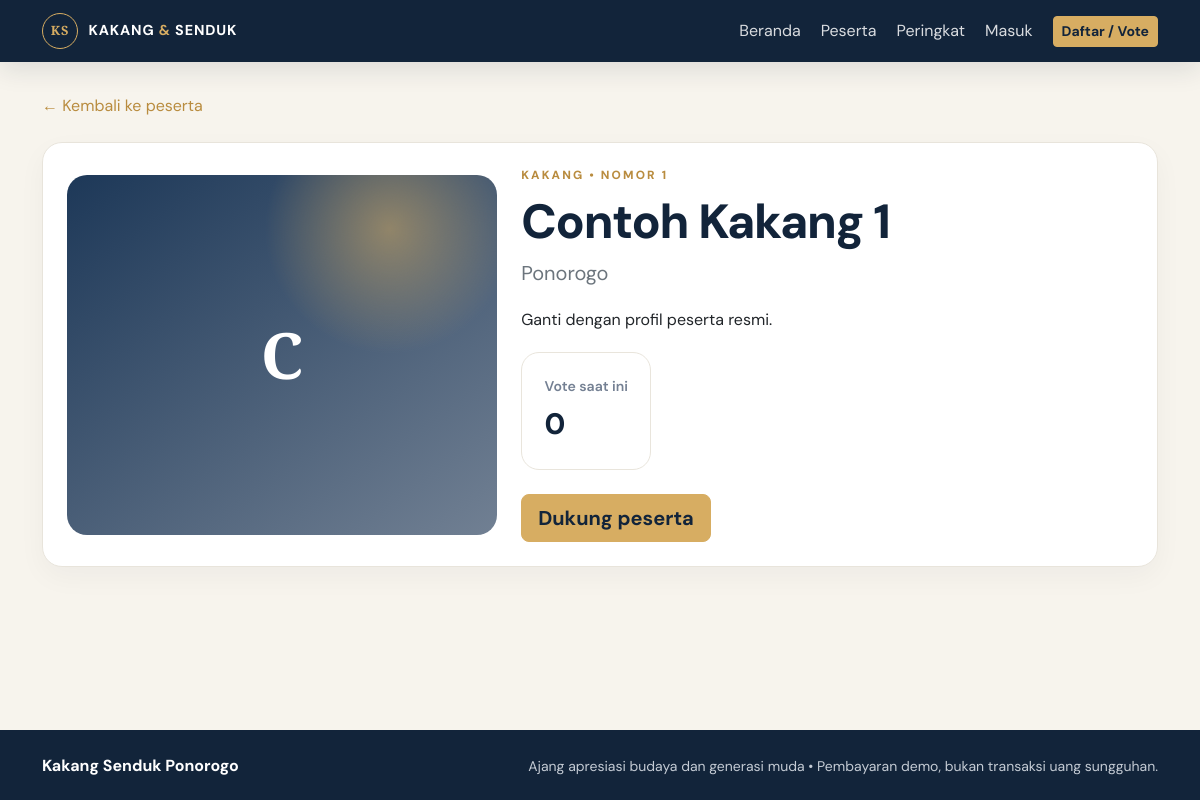
Screenshot of /detail.php?id=1 with the database file from the repository.
### tables this page shows
CREATE TABLE IF NOT EXISTS participants (
 id INT AUTO_INCREMENT PRIMARY KEY,
 number INT NOT NULL UNIQUE,
 name VARCHAR(120) NOT NULL,
 category ENUM('Kakang','Senduk') NOT NULL,
 origin VARCHAR(120) DEFAULT '',
 bio TEXT,
 photo VARCHAR(255) DEFAULT '',
 active TINYINT(1) NOT NULL DEFAULT 1,
 created_at TIMESTAMP DEFAULT CURRENT_TIMESTAMP
);

### detail.php (the view, shortened to what this page needs)
<?php
require 'config.php';
require 'partials.php';
$id = filter_input(INPUT_GET, 'id', FILTER_VALIDATE_INT);
$stmt = $pdo->prepare("
    SELECT p.*, COALESCE(SUM(v.quantity), 0) AS total_vote
    FROM participants p
    LEFT JOIN votes v ON v.participant_id = p.id
    WHERE p.id = ? AND p.active = 1
    GROUP BY p.id
");
$stmt->execute([$id ?: 0]);
$participant = $stmt->fetch();
?>
<div class="mb-4"><a href="participants.php" class="text-decoration-none">← Kembali ke peserta</a></div>
<article class="card p-3 p-md-4">
    <div class="row g-4 align-items-center">
        <div class="col-lg-5"><?= participant_photo($participant['photo'], $participant['name'], 'detail-photo') ?></div>
        <div class="col-lg-7">
            <div class="eyebrow"><?= e($participant['category']) ?> • Nomor <?= e($participant['number']) ?></div>
            <h1 class="section-title display-5 mt-2"><?= e($participant['name']) ?></h1>
            <p class="text-secondary fs-5"><?= e($participant['origin']) ?></p>
            <p class="lh-lg"><?= nl2br(e($participant['bio'] ?? 'Profil peserta belum dilengkapi.')) ?></p>
            <div class="stat d-inline-block mb-4"><div class="stat-label">Vote saat ini</div><div class="stat-value"><?= number_format((int)$participant['total_vote']) ?></div></div>
            <div><a class="btn btn-gold btn-lg" href="vote.php?id=<?= (int)$participant['id'] ?>">Dukung peserta</a></div>
        </div>
    </div>
</article>

### config.php (shortened to what this page needs)
<?php
function e($value)
{
    return htmlspecialchars((string)$value, ENT_QUOTES | ENT_SUBSTITUTE, 'UTF-8');
}
function participant_photo_url($photo)
{
    $photo = (string)$photo;
    if ($photo === '' || basename($photo) !== $photo || !preg_match('/\A[a-f0-9]{32}\.(jpg|jpeg|png|webp)\z/i', $photo)) {
        return '';
    }
    return 'uploads/participants/' . rawurlencode($photo);
}
function participant_photo($photo, $name, $class = '')
{
    $url = participant_photo_url($photo);
    $initial = function_exists('mb_substr') ? mb_substr((string)$name, 0, 1, 'UTF-8') : substr((string)$name, 0, 1);
    return '<div class="' . e(trim('photo-placeholder ' . $class)) . '" role="img" aria-label="Foto belum tersedia">' . e(strtoupper($initial ?: 'K')) . '</div>';
}

### style.css (style rules this page uses)
:root { --navy: #12243a; --navy-soft: #1d3858; --gold: #d7ad62; --gold-dark: #b98c3f; --cream: #f7f4ed; --ink: #263449; --muted: #748093; --line: #e9e5dc; }
* { box-sizing: border-box; }
html { scroll-behavior: smooth; }
body { background: var(--cream); color: var(--ink); font-family: "DM Sans", system-ui, Arial, sans-serif; }
a { color: var(--gold-dark); }
.btn-gold { background: var(--gold); border: 1px solid var(--gold); color: var(--navy); font-weight: 700; transition: .2s ease; }
.eyebrow { color: var(--gold-dark); font-size: .74rem; font-weight: 800; letter-spacing: .18em; text-transform: uppercase; }
.section-title { color: var(--navy); font-weight: 800; letter-spacing: -.025em; }
.card { border: 1px solid #e8e4db; border-radius: 20px; box-shadow: 0 10px 28px #12243a0a; transition: transform .24s ease, box-shadow .24s ease; }
.stat { height: 100%; padding: 1.4rem; border: 1px solid var(--line); border-radius: 18px; background: #fff; }
.stat-label { color: var(--muted); font-size: .88rem; font-weight: 600; }
.stat-value { margin-top: .35rem; color: var(--navy); font-size: 1.85rem; font-weight: 800; }
.photo-placeholder { display: grid; place-items: center; color: #fff; font-family: "Playfair Display", Georgia, serif; font-size: 4rem; font-weight: 700; background: radial-gradient(circle at 75% 15%, #d7ad6288, transparent 28%), linear-gradient(145deg, #1d3858, #718093); }
.detail-photo { width: min(100%, 440px); min-height: 360px; max-height: 520px; height: 100%; object-fit: cover; border-radius: 20px; }

### rows the page displays
participants: name "C", category "KAKANG", number "1", name "Contoh Kakang 1", origin "Ponorogo", bio "Ganti dengan profil peserta resmi."

### other values shown
$participant['total_vote'] "0"
